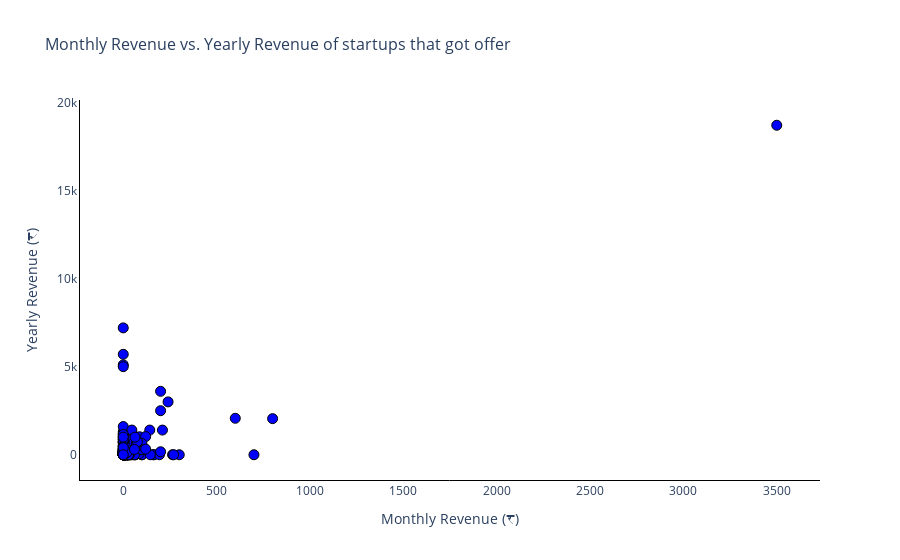

Source (notebook cell):
### Code cell
# Plot monthly vs yearly revenue

data = {
    'yearly_revenue': yearly_revenue,
    'monthly_sales': monthly_revenue
}
plot_df = pd.DataFrame(data)

# Prepare data for plotting
yearly_revenue = plot_df['yearly_revenue'].round(2)
monthly_revenue = plot_df['monthly_sales'].round(2)

fig = go.Figure()

# Add trace for monthly revenue
fig.add_trace(go.Scatter(
    x=plot_df['monthly_sales'],
    y=plot_df['yearly_revenue'],
    mode='markers',
    marker=dict(
        color='blue',
        size=10,
        symbol='circle',
        line=dict(width=1, color='black')
    ),
    name='Monthly Revenue'
))

# Update layout for better readability
fig.update_layout(
    title='Monthly Revenue vs. Yearly Revenue of startups that got offer',
    xaxis_title='Monthly Revenue (₹)',
    yaxis_title='Yearly Revenue (₹)',
    plot_bgcolor='white',
    paper_bgcolor='white',
    xaxis=dict(
        showline=True,
        linewidth=1,
        linecolor='black'
    ),
    yaxis=dict(
        showline=True,
        linewidth=1,
        linecolor='black'
    ),
    legend=dict(
        x=0.1,
        y=1.1,
        orientation='h'
    ),
    title_font_size=16
)

fig.show()

### Figure 1 — Plotly figure (JSON) as saved in the notebook; plotly's stock layout.template omitted (floating-point values rounded to 4 significant figures; data arrays with more than 128 entries replaced by an {"elided": "..."} marker saying what was removed)
{"data": [{"marker": {"color": "blue", "line": {"color": "black", "width": 1}, "size": 10, "symbol": "circle"}, "mode": "markers", "name": "Monthly Revenue", "type": "scatter", "x": {"elided": "321 float values"}, "y": {"elided": "321 int values"}}], "layout": {"autosize": true, "legend": {"orientation": "h", "x": 0.1, "y": 1.1}, "paper_bgcolor": "white", "plot_bgcolor": "white", "title": {"font": {"size": 16}, "text": "Monthly Revenue vs. Yearly Revenue of startups that got offer"}, "xaxis": {"autorange": true, "linecolor": "black", "linewidth": 1, "range": [-224.0, 3724.0], "showline": true, "title": {"text": "Monthly Revenue (₹)"}, "type": "linear"}, "yaxis": {"autorange": true, "linecolor": "black", "linewidth": 1, "range": [-1908.0, 20610.0], "showline": true, "title": {"text": "Yearly Revenue (₹)"}, "type": "linear"}}}
